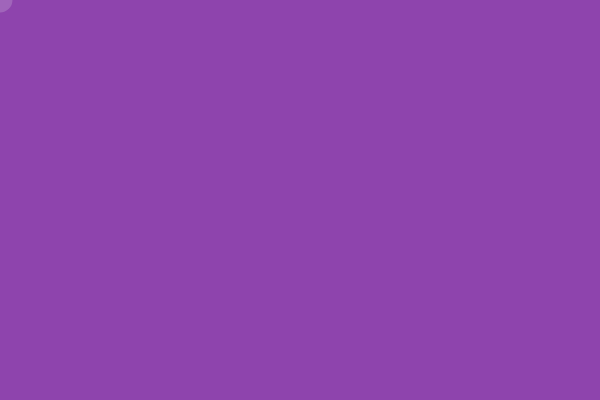
Frame 1 (no input)
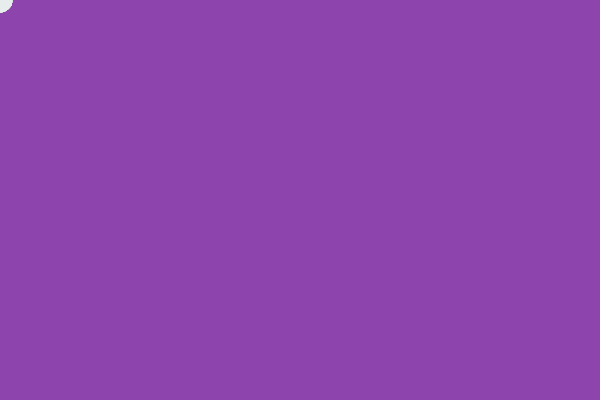
Frame 60 (no input)
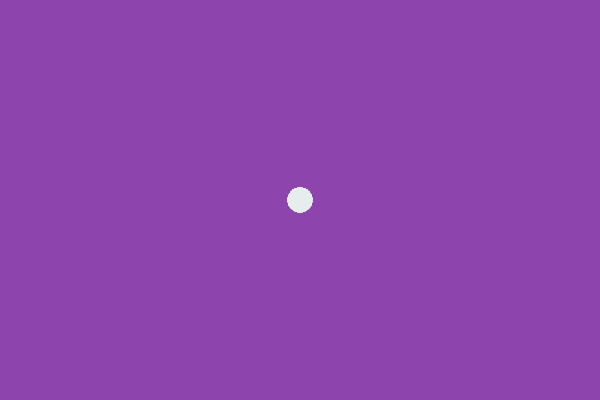
Frame 120 (the mouse pressed at the canvas centre since frame 60)

The p5.js sketch that drew these frames (run headless with seeded random() and noise() and a simulated clock; from frame 60 on, the mouse is pressed at the canvas centre):

// p5.js sketch
// ── sketch.js
function setup() {
  createCanvas(600,400);
  // background
  background(142, 68, 173);
}

function draw() {
  // ellipse
  fill(236, 240, 241, 50);
  noStroke();
  ellipse(mouseX,mouseY,25,25);
  
}

function mousePressed() {
   // background
  background(142, 68, 173);
}
